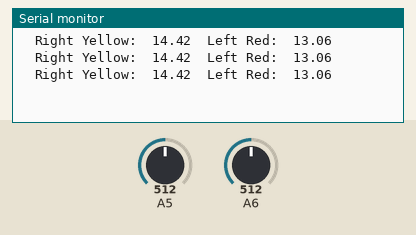
Recording of a sketch running on a simulated Arduino Mega 2560, built with avr-gcc and run on an emulated ATmega2560. On the bench: the last lines printed to the serial monitor. The test bench sets the inputs (shaded band); at power-on: A5 = 512, A6 = 512.

Above: at 1.3 s.
1.4 s: A5 set to 716
At 1.9 s:
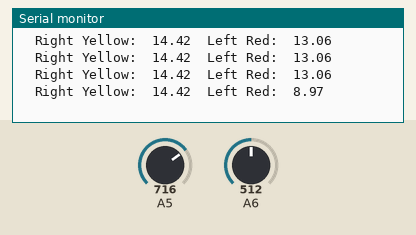
2.9 s: A6 set to 716
At 3.4 s:
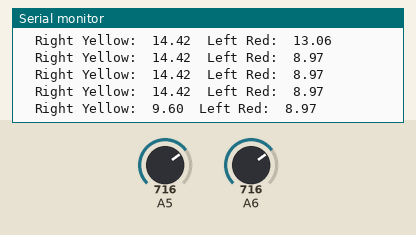
4.4 s: A5 set to 900
At 4.9 s:
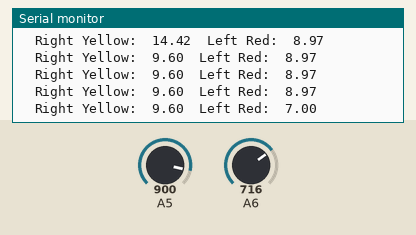
5.9 s: A6 set to 900
At 6.4 s:
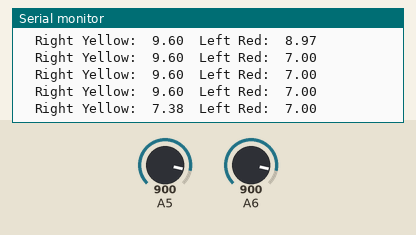
Timing chart, 0 to 8.4 s (numbered marks = the images above; inputs shaded):
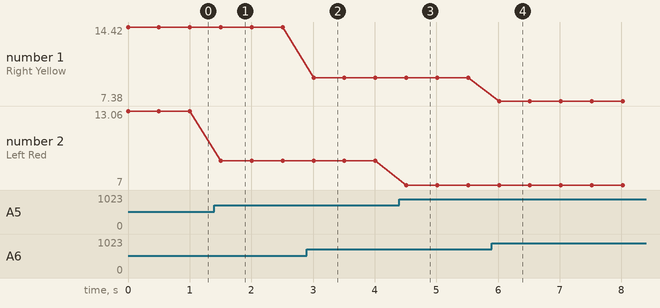

The sketch:

Project_2.ino
```cpp
/*Project 2
  2/15/2018
  Group 7
  Hannah Phillips, Travis Barnett and Yagmur Dardagan

  Coder: Yagmur Dardagan
*/
//includes "project.h" to use variable DistanceSensor
#include "project.h"


// Define analog pin mapping for yellow and red
const int analogRightYellow = 37;
const int analogLeftRed = 38;

//defining variable for sensor
DistanceSensor sensor;

//to read values of sensor
float valueForYellow;
float valueForRed;

void setup() {
  // Initialize the serial port connected to the PC's USB port
  Serial.begin(57600);
  //initializing the variable for sensors
  sensor = DISTANCE_LEFT;
}
/*The method read_distance takes the input, side,  for the sensors.
   Then it checks which sensor is being read, checks the value, and returns the distance in cm.
  If neıther DISTANCE_LEFT or DISTANCE_RIGHT ıs evaluated as true zero ıs returned.
  Input= DistanceSensor side
  Output= float in cm
*/

float read_distance(DistanceSensor side) {
  //if the DistanceSensor side is DISTANCE_LEFT, run this code.
  if ( side == DISTANCE_LEFT) {
    //reads the distance from sensor
    valueForRed = analogRead(analogLeftRed);
    //if the distance is greater than 80 cm , run this code.
    if (valueForRed < 178) {
      //If the distance is greater than 80 cm, the value of the sensor must be equal to 80

      return 80;
    }
    //calculates the distance in cm
    float distForLeftRed = 5867.2 / (valueForRed - 105.02);
    //returns the distance in cm
    return distForLeftRed;
  }

  //if the DistanceSensor side is DISTANCE_RIGHT, run this code.
  if ( side == DISTANCE_RIGHT) {
    //reads the distance from sensor
    valueForYellow = analogRead(analogRightYellow);
    //if the distance is greater than 80 cm , run this code.
    if (valueForYellow < 137) {
      //If the distance is greater than 80 cm, the value of the sensor must be equal to 80
      return 80;
    }
    //calculates the distance in cm
    float distForRightYellow = 5847.2 / (valueForYellow - 64.425);

    //returns the distance in cm
    return distForRightYellow;

  }
  //If neıther DISTANCE_LEFT or DISTANCE_RIGHT ıs evaluated as true zero ıs returned.
  return 0;

}

void loop()
{

  //Switching sensor to distance left
  sensor = DISTANCE_LEFT;

  //Callıng the read_dıstance Function and storing the returned distance
  float RealDistanceForYellow = read_distance(sensor);

  //Switching sensor to distance right
  sensor = DISTANCE_RIGHT;

  //Callıng the read_dıstance Function and storing the returned distance
  float RealDistanceForRed = read_distance(sensor);

  //prints the sensor and its distance in cm for left and right
  Serial.print("\tRight Yellow:\t");
  Serial.print(RealDistanceForYellow);
  Serial.print("\tLeft Red:\t");
  Serial.println(RealDistanceForRed);

  //delay for 500 ms
  delay(500);

}
```

project.h
```cpp
/*Project 2
  2/15/2018
  Group 7
  Hannah Phillips, Travis Barnett and Yagmur Dardagan

  Coder: Yagmur Dardagan
*/

/*It declares the variable distanceSensor and its values.
 */
typedef enum {
  DISTANCE_LEFT = 0,
  DISTANCE_RIGHT = 1
} DistanceSensor;
```

Measured:
- after the input at 1.4 s, the serial monitor: prints a new line after 0.10 s (image 1)
- after the input at 2.9 s, the serial monitor: prints a new line after 0.11 s (image 2)
- after the input at 4.4 s, the serial monitor: prints a new line after 0.11 s (image 3)
- after the input at 5.9 s, the serial monitor: prints a new line after 0.12 s (image 4)
- plotted number 1: 14.42 → 9.6 after the input at 2.9 s, 9.6 → 7.38 after the input at 5.9 s
- plotted number 2: 13.06 → 8.97 after the input at 1.4 s, 8.97 → 7 after the input at 4.4 s
